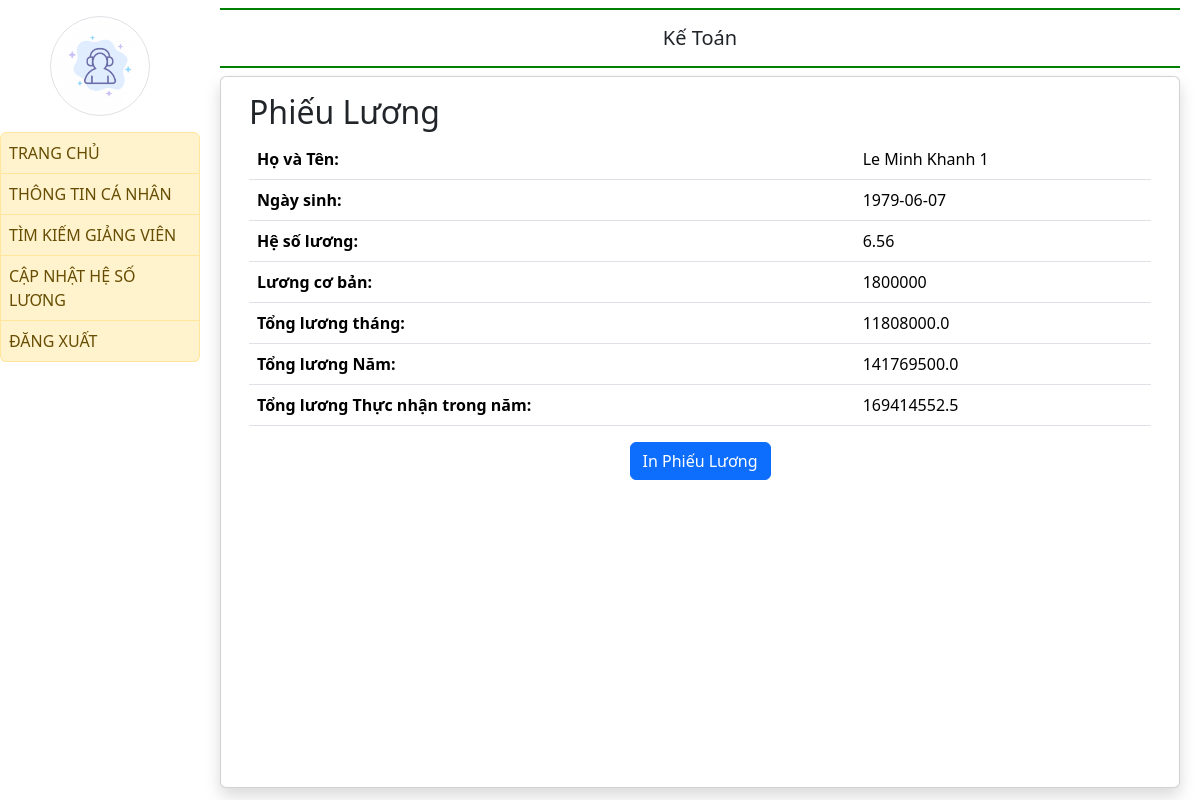
The page /salary_slip/3/ on the database as committed earlier.
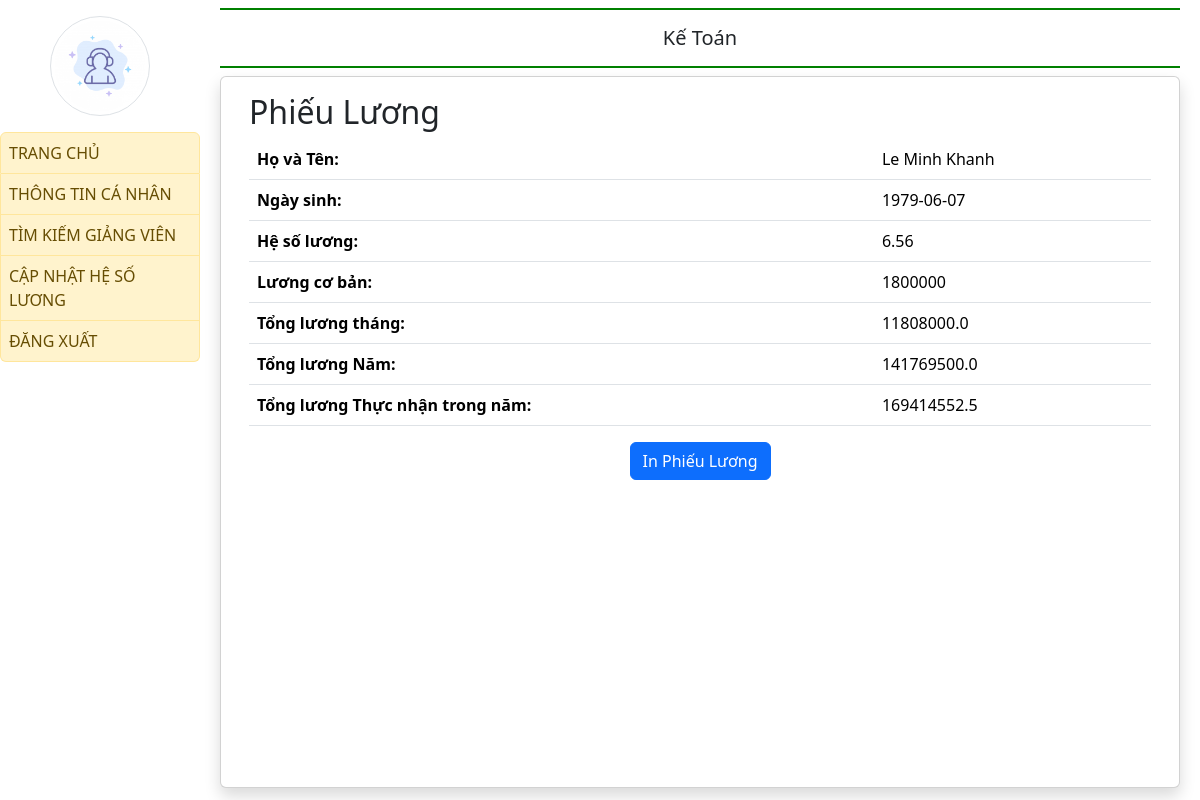
The same page on the database as committed later.
### quanlyluong/models.py (models this page shows)
class GIANGVIEN(models.Model):
    MAGIANGVIEN = models.CharField(max_length= 8, primary_key=True, unique=True)
    MATD = models.ForeignKey(TRINHDO, on_delete=models.CASCADE) #Mã trình độ
    HOTEN = models.CharField(max_length=50)
    NGAYSINH = models.CharField(max_length=10)
    GIOITINH = models.BooleanField()
    SODIENTHOAI = models.CharField(max_length=10)
    DIACHI = models.CharField(max_length=100)
    MABAC = models.ForeignKey(CAPBAC, on_delete=models.CASCADE) #Mã bậc
    NGAYVAOLAM = models.CharField(max_length=10)
    CHUCVU = models.CharField(max_length=50)
    MANGACH = models.ForeignKey(NGACH, on_delete=models.CASCADE)
    SOTIETDAY = models.IntegerField()

### quanlyluong/views.py (the view)
# urls.py: path('salary_slip/<int:magiangvien>/',
def salary_slip(request, magiangvien, sotietdaytoithieu=50, luongtheogio=24500):
    try:
        teacher = get_object_or_404(GIANGVIEN, pk=magiangvien)
        hesoluong = HESOLUONG.objects.get(
            MABAC=teacher.MABAC_id, MANGACH=teacher.MANGACH_id)
    except HESOLUONG.DoesNotExist:
        return HttpResponse("Salary coefficient not found for the provided instructor.", status=404)
    base_salary = 1800000
    calculated_salaryM = base_salary * hesoluong.HESO
    calculated_salaryY = base_salary * hesoluong.HESO * 12 + \
        (teacher.SOTIETDAY - sotietdaytoithieu) * luongtheogio
    context = {
        'teacher': teacher,
        'base_salary': base_salary,
        'hesoluong': hesoluong.HESO,
        'calculated_salaryM': calculated_salaryM,
        'calculated_salaryY': calculated_salaryY,
        'final_salary': calculated_salaryY + calculated_salaryY*0.3 - calculated_salaryY*0.105
    }
    return render(request, 'login/salary_slip.html', context)

### quanlyluong/templates/login/salary_slip.html
{% extends 'login/emp_base.html' %}
{% block main %}
<div class="container">
    <h2>Phiếu Lương</h2>
    <table class="table">
        <tr>
            <th>Họ và Tên:</th>
            <td>{{ teacher.HOTEN }}</td>
        </tr>
        <tr>
            <th>Ngày sinh:</th>
            <td>{{ teacher.NGAYSINH }}</td>
        </tr>
        <tr>
            <th>Hệ số lương:</th>
            <td>{{ hesoluong }}</td>
        </tr>
        <tr>
            <th>Lương cơ bản:</th>
            <td>{{ base_salary }}</td>
        </tr>
        <tr>
            <th>Tổng lương tháng:</th>
            <td>{{ calculated_salaryM }}</td>
        </tr>
        <tr>
            <th>Tổng lương Năm:</th>
            <td>{{ calculated_salaryY }}</td>
        </tr>
        <tr>
            <th>Tổng lương Thực nhận trong năm:</th>
            <td>{{ final_salary}}</td>
        </tr>
    </table>
    <div class="text-center">
        <button onclick="window.print()" class="btn btn-primary">In Phiếu Lương</button>
    </div>
</div>
{% endblock %}

Rows that differ between the two databases and show on the page:
changed GIANGVIEN: HOTEN "Le Minh Khanh 1" → "Le Minh Khanh"
